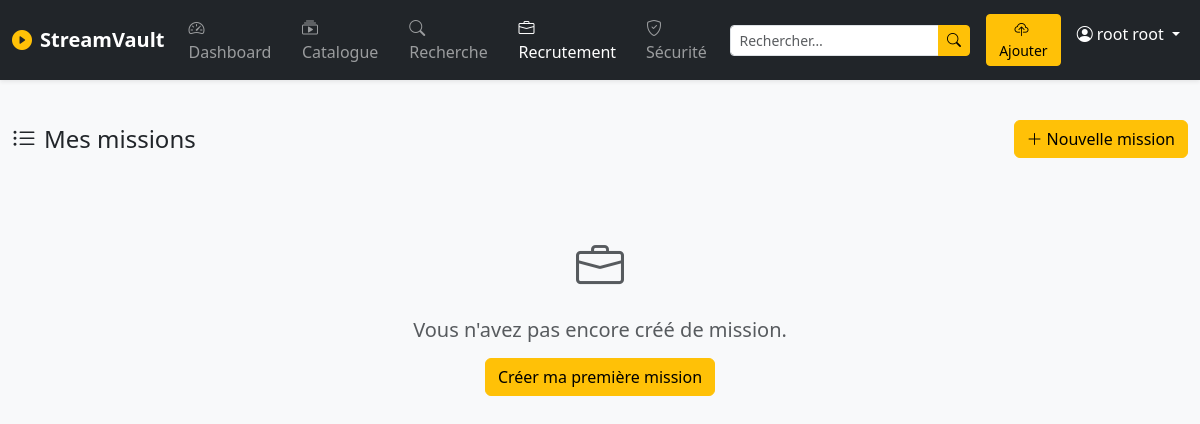
The page /recrutement/mes-missions/ (signed in) on the database as committed earlier.
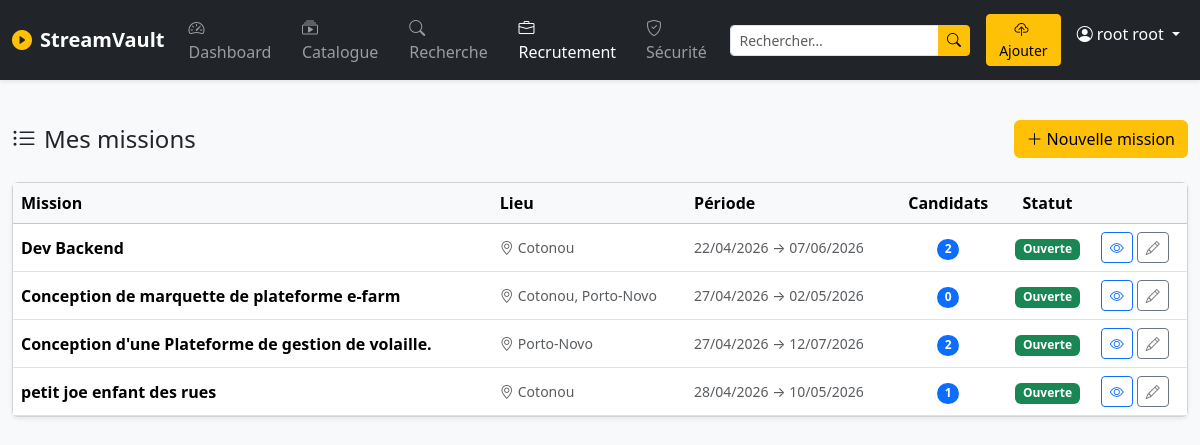
The same page on the database as committed later.
### recrutement/models.py (models this page shows, shortened)
class Mission(models.Model):
    STATUT_OUVERTE   = "ouverte"
    STATUT_FERMEE    = "fermee"
    STATUT_POURVUE   = "pourvue"
    STATUT_CHOICES = [
        (STATUT_OUVERTE,  "Ouverte"),
        (STATUT_FERMEE,   "Fermée"),
        (STATUT_POURVUE,  "Pourvue"),
    ]
    titre       = models.CharField(max_length=200, verbose_name="Titre de la mission")
    description = models.TextField(verbose_name="Description")
    date_debut  = models.DateField(verbose_name="Date de début")
    date_fin    = models.DateField(verbose_name="Date de fin")
    heure       = models.TimeField(verbose_name="Heure de début")
    taux_horaire = models.DecimalField(
        max_digits=8, decimal_places=2, verbose_name="Taux horaire (CFA)"
    )
    competences = models.ManyToManyField(
        Competence,
        blank=True,
        related_name="missions",
        verbose_name="Compétences requises",
    )
    lieu        = models.CharField(max_length=200, verbose_name="Lieu")
    image       = models.ImageField(
        upload_to="missions/",
        blank=True,
        null=True,
        verbose_name="Image",
    )
    statut      = models.CharField(
        max_length=10,
        choices=STATUT_CHOICES,
        default=STATUT_OUVERTE,
        verbose_name="Statut",
    )
    auteur      = models.ForeignKey(
        settings.AUTH_USER_MODEL,
        on_delete=models.CASCADE,
        related_name="missions",
        verbose_name="Auteur",
    )
    cree_le     = models.DateTimeField(auto_now_add=True)
    modifie_le  = models.DateTimeField(auto_now=True)
    class Meta:
        verbose_name = "Mission"
        verbose_name_plural = "Missions"
        ordering = ["-cree_le"]
    @property
    def nombre_candidats(self):
        return self.candidatures.count()
    @property
    def statut_badge(self):
        return {
            self.STATUT_OUVERTE:  "success",
            self.STATUT_FERMEE:   "secondary",
            self.STATUT_POURVUE:  "primary",
        }.get(self.statut, "secondary")

### recrutement/views.py (the view)
# urls.py: path("mes-missions/",             views.mes_missions,       name="mes_missions"),
@login_required
def mes_missions(request):
    missions = Mission.objects.filter(auteur=request.user).prefetch_related("candidatures")
    return render(request, "recrutement/mes_missions.html", {"missions": missions})

### authentification/models.py (called while the page is built)
    @property
    def full_name(self):
        return f"{self.nom} {self.prenoms}"

### recrutement/templates/recrutement/mes_missions.html (shortened to what this page needs)
{% extends "greenplay/base.html" %}
{% block content %}
<div class="d-flex justify-content-between align-items-center mb-4">
  <h4 class="mb-0"><i class="bi bi-list-ul me-2"></i>Mes missions</h4>
  <a href="{% url 'recrutement:creer' %}" class="btn btn-warning">
    <i class="bi bi-plus-lg me-1"></i>Nouvelle mission
  </a>
</div>
{% if missions %}
<div class="card shadow-sm">
  <div class="table-responsive">
    <table class="table table-hover align-middle mb-0">
      <thead class="table-light">
        <tr>
          <th>Mission</th>
          <th>Lieu</th>
          <th>Période</th>
          <th class="text-center">Candidats</th>
          <th class="text-center">Statut</th>
          <th></th>
        </tr>
      </thead>
      <tbody>
        {% for m in missions %}
        <tr>
          <td class="fw-semibold">{{ m.titre }}</td>
          <td class="text-muted small"><i class="bi bi-geo-alt me-1"></i>{{ m.lieu }}</td>
          <td class="text-muted small">{{ m.date_debut|date:"d/m/Y" }} → {{ m.date_fin|date:"d/m/Y" }}</td>
          <td class="text-center">
            <span class="badge bg-primary rounded-pill">{{ m.nombre_candidats }}</span>
          </td>
          <td class="text-center">
            <span class="badge bg-{{ m.statut_badge }}">{{ m.get_statut_display }}</span>
          </td>
          <td>
            <div class="d-flex gap-1">
              <a href="{% url 'recrutement:detail' m.pk %}" class="btn btn-sm btn-outline-primary">
                <i class="bi bi-eye"></i>
              </a>
              <a href="{% url 'recrutement:modifier' m.pk %}" class="btn btn-sm btn-outline-secondary">
                <i class="bi bi-pencil"></i>
              </a>
            </div>
          </td>
        </tr>
        {% endfor %}
      </tbody>
    </table>
  </div>
</div>
{% else %}
<div class="text-center py-5">
  <i class="bi bi-briefcase text-muted" style="font-size:3rem"></i>
  <h5 class="mt-3 text-muted">Vous n'avez pas encore créé de mission.</h5>
  <a href="{% url 'recrutement:creer' %}" class="btn btn-warning mt-2">Créer ma première mission</a>
</div>
{% endif %}
{% endblock %}

Rows that differ between the two databases and show on the page:
added Mission: titre "Dev Backend", lieu "Cotonou", date_debut "22/04/2026", date_fin "07/06/2026", nombre_candidats "2", statut "Ouverte"
added Mission: titre "Conception de marquette de plateforme e-farm", lieu "Cotonou, Porto-Novo", date_debut "27/04/2026", date_fin "02/05/2026", nombre_candidats "0", statut "Ouverte"
added Mission: titre "Conception d'une Plateforme de gestion de volaille.", lieu "Porto-Novo", date_debut "27/04/2026", date_fin "12/07/2026", nombre_candidats "2", statut "Ouverte"
added Mission: titre "petit joe enfant des rues", lieu "Cotonou", date_debut "28/04/2026", date_fin "10/05/2026", nombre_candidats "1", statut "Ouverte"
Other text that changed with them:
text no longer shown: "Vous n'avez pas encore créé de mission. Créer ma première mission"
text now shown: "Mission Lieu Période Candidats Statut"
